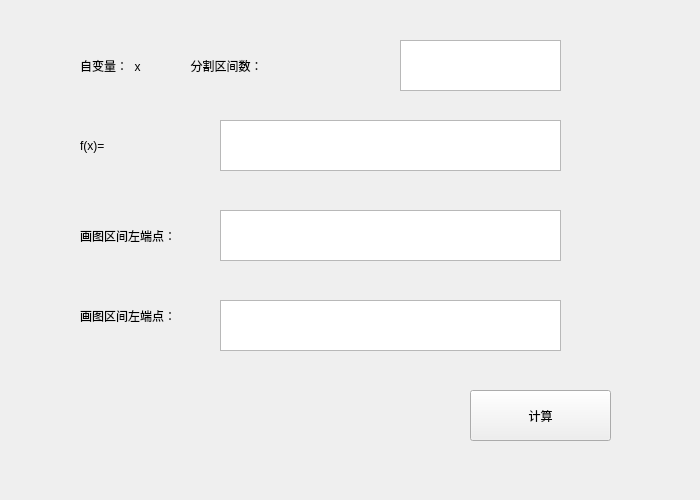
<?xml version="1.0" encoding="UTF-8"?>
<ui version="4.0">
 <class>E2t1</class>
 <widget class="QWidget" name="E2t1">
  <property name="geometry">
   <rect>
    <x>0</x>
    <y>0</y>
    <width>700</width>
    <height>500</height>
   </rect>
  </property>
  <property name="windowTitle">
   <string>Form</string>
  </property>
  <widget class="QLabel" name="label">
   <property name="geometry">
    <rect>
     <x>80</x>
     <y>40</y>
     <width>301</width>
     <height>51</height>
    </rect>
   </property>
   <property name="text">
    <string>自变量：  x               分割区间数：</string>
   </property>
  </widget>
  <widget class="QLabel" name="label_2">
   <property name="geometry">
    <rect>
     <x>80</x>
     <y>120</y>
     <width>71</width>
     <height>51</height>
    </rect>
   </property>
   <property name="text">
    <string>f(x)=</string>
   </property>
  </widget>
  <widget class="QPlainTextEdit" name="plainTextEdit">
   <property name="geometry">
    <rect>
     <x>220</x>
     <y>120</y>
     <width>341</width>
     <height>51</height>
    </rect>
   </property>
  </widget>
  <widget class="QPushButton" name="pushButton">
   <property name="geometry">
    <rect>
     <x>470</x>
     <y>390</y>
     <width>141</width>
     <height>51</height>
    </rect>
   </property>
   <property name="text">
    <string>计算</string>
   </property>
  </widget>
  <widget class="QLabel" name="label_3">
   <property name="geometry">
    <rect>
     <x>80</x>
     <y>210</y>
     <width>131</width>
     <height>51</height>
    </rect>
   </property>
   <property name="text">
    <string>画图区间左端点：</string>
   </property>
  </widget>
  <widget class="QLabel" name="label_4">
   <property name="geometry">
    <rect>
     <x>80</x>
     <y>290</y>
     <width>131</width>
     <height>51</height>
    </rect>
   </property>
   <property name="text">
    <string>画图区间左端点：</string>
   </property>
  </widget>
  <widget class="QPlainTextEdit" name="plainTextEdit_2">
   <property name="geometry">
    <rect>
     <x>220</x>
     <y>210</y>
     <width>341</width>
     <height>51</height>
    </rect>
   </property>
  </widget>
  <widget class="QPlainTextEdit" name="plainTextEdit_3">
   <property name="geometry">
    <rect>
     <x>220</x>
     <y>300</y>
     <width>341</width>
     <height>51</height>
    </rect>
   </property>
  </widget>
  <widget class="QPlainTextEdit" name="plainTextEdit_4">
   <property name="geometry">
    <rect>
     <x>400</x>
     <y>40</y>
     <width>161</width>
     <height>51</height>
    </rect>
   </property>
  </widget>
 </widget>
 <resources/>
 <connections/>
</ui>
